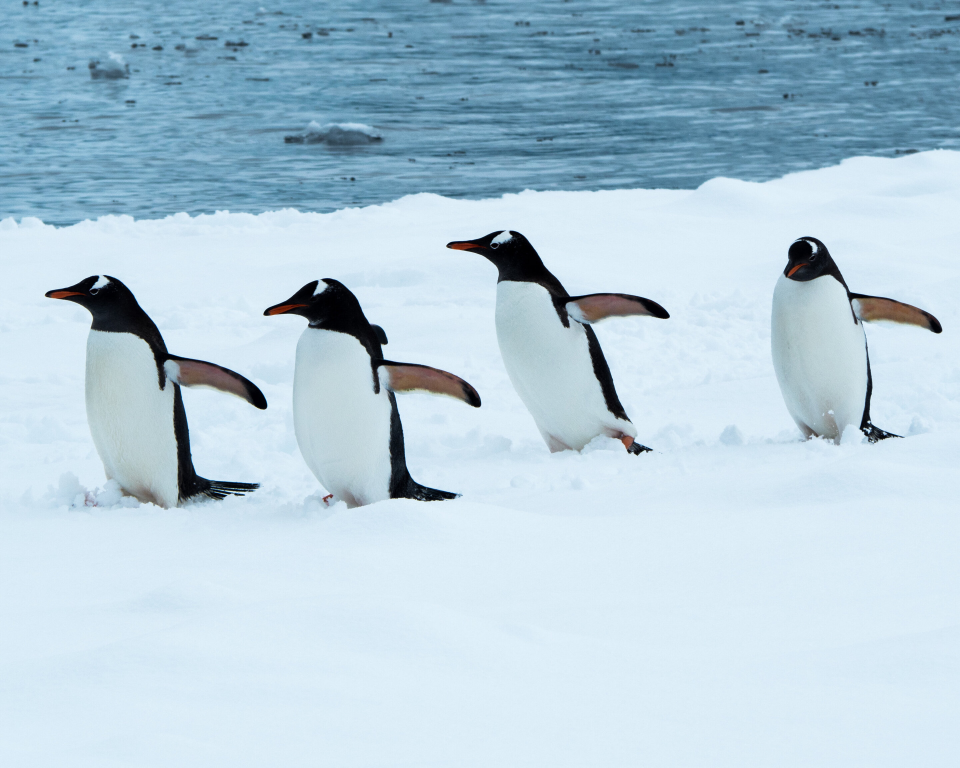
#> input picture lab1-3/penquin.jpg, 2880 x 2303 px (shown at 1/3 size)
$ python opencv_edge_detection.py
#> lines starting #> are read from the running program, lines starting #| are printed output that depends on the picture; after the words box and inside, x2 and y2 are one past the last pixel; in counts of white or black regions, pixels touching at a corner belong together
#!/usr/bin/python
# coding:utf-8

import cv2
import numpy as np
# import matplotlib.pyplot as plt

image = cv2.imread("penquin.jpg")
#> image is the input picture: shape (2303, 2880, 3); mean B, G, R 218.1, 203.7, 179.2
newimg = cv2.resize(image, (1200, 800))
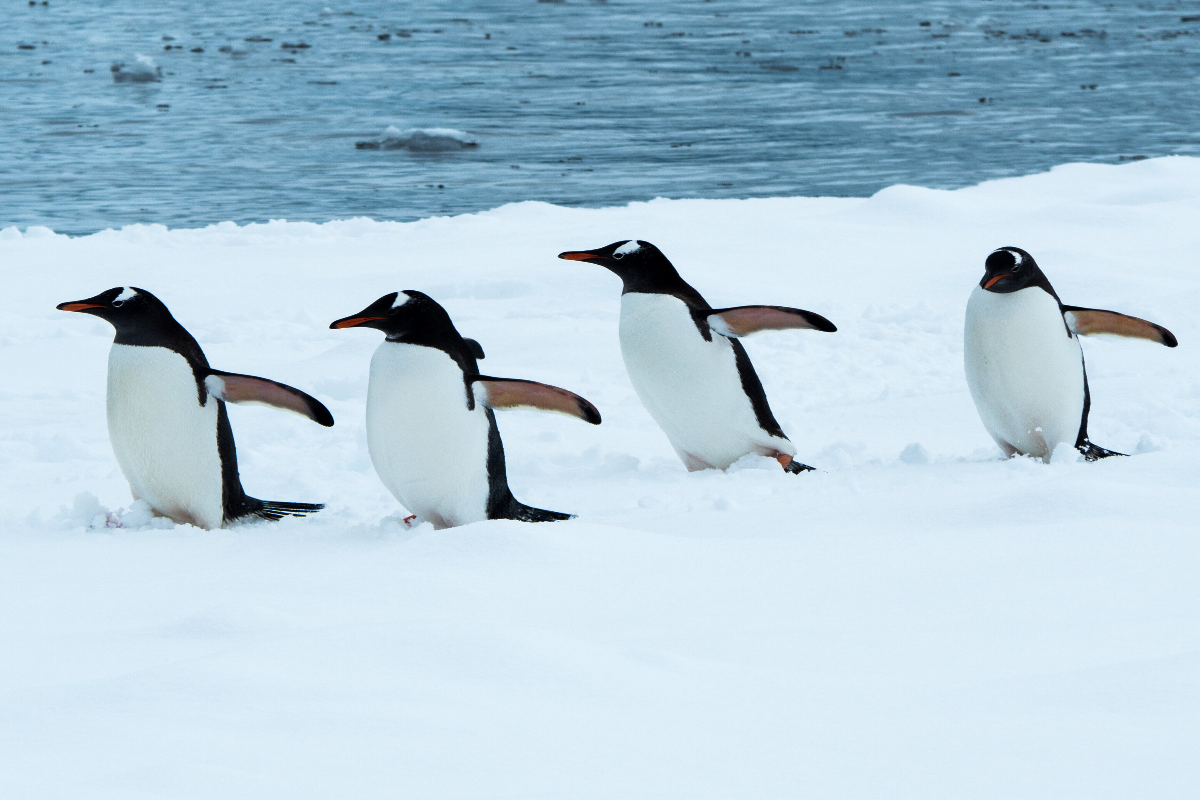
#> newimg: shape (800, 1200, 3); mean B, G, R 218, 203.6, 179.1

#calculate the edges using Canny edge algorithm
edges = cv2.Canny(image, 100, 200)
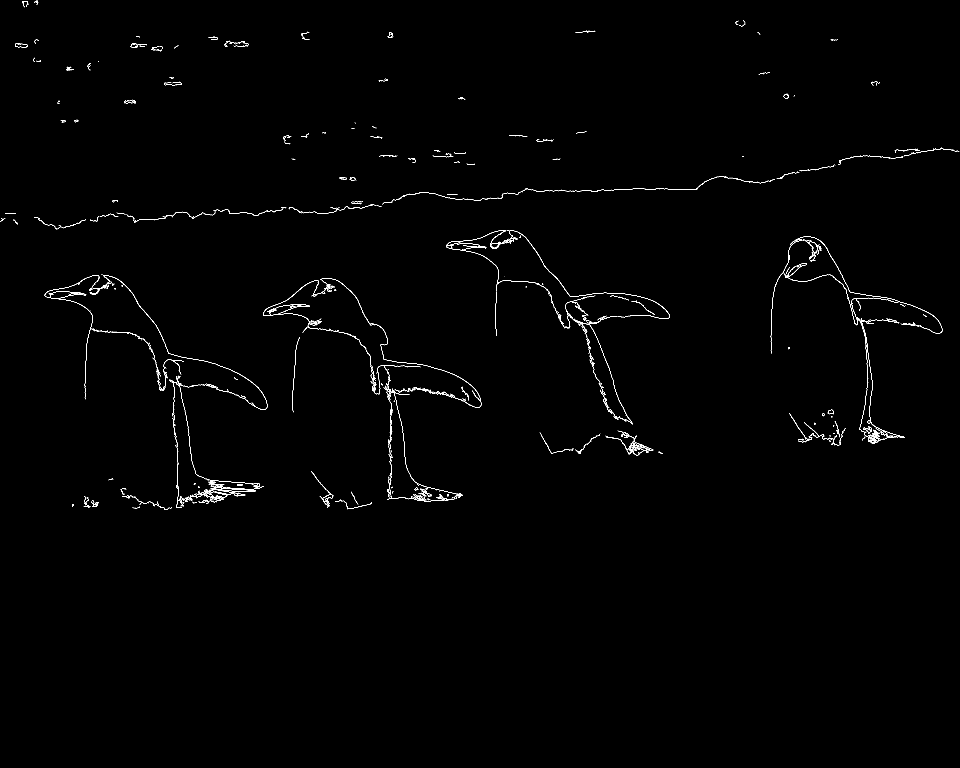
#> edges: shape (2303, 2880) (shown at 1/3 size); 0.48% white in thin lines or dots, all inside (x1, y1, x2, y2) = (0, 1, 2878, 1530)
cv2.imwrite("penquin_canny.jpg", edges)
newimg_1 = cv2.imread("penquin_canny.jpg")
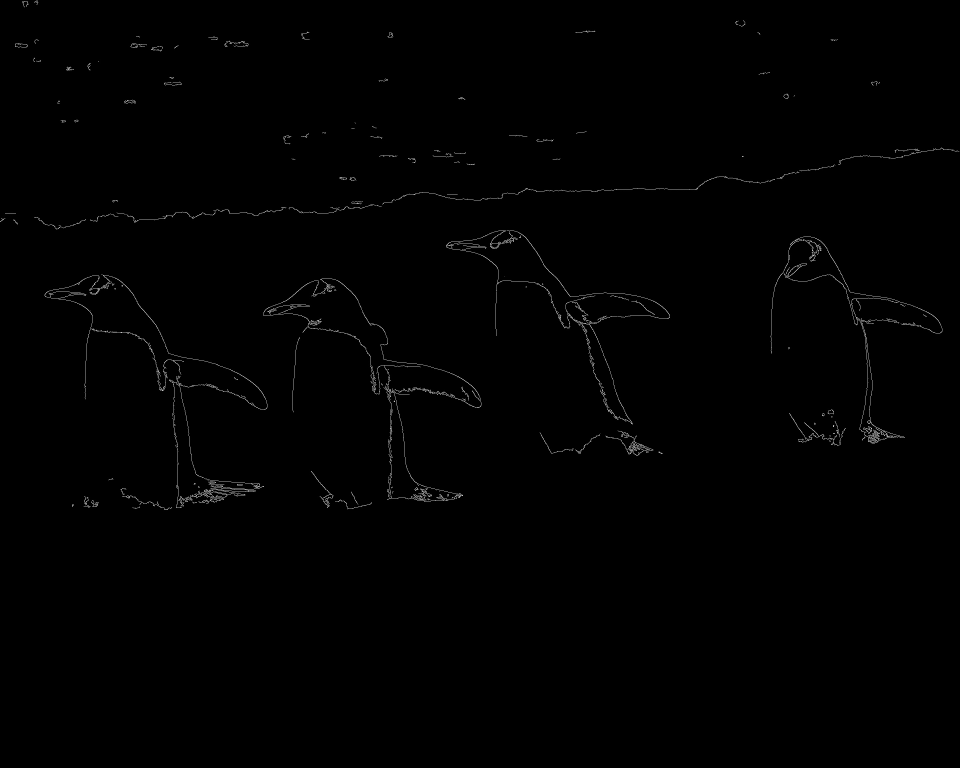
#> newimg_1: shape (2303, 2880, 3) (shown at 1/3 size); min 0, max 255, mean 1.2
newimg_resized = cv2.resize(newimg_1, (1200, 800))
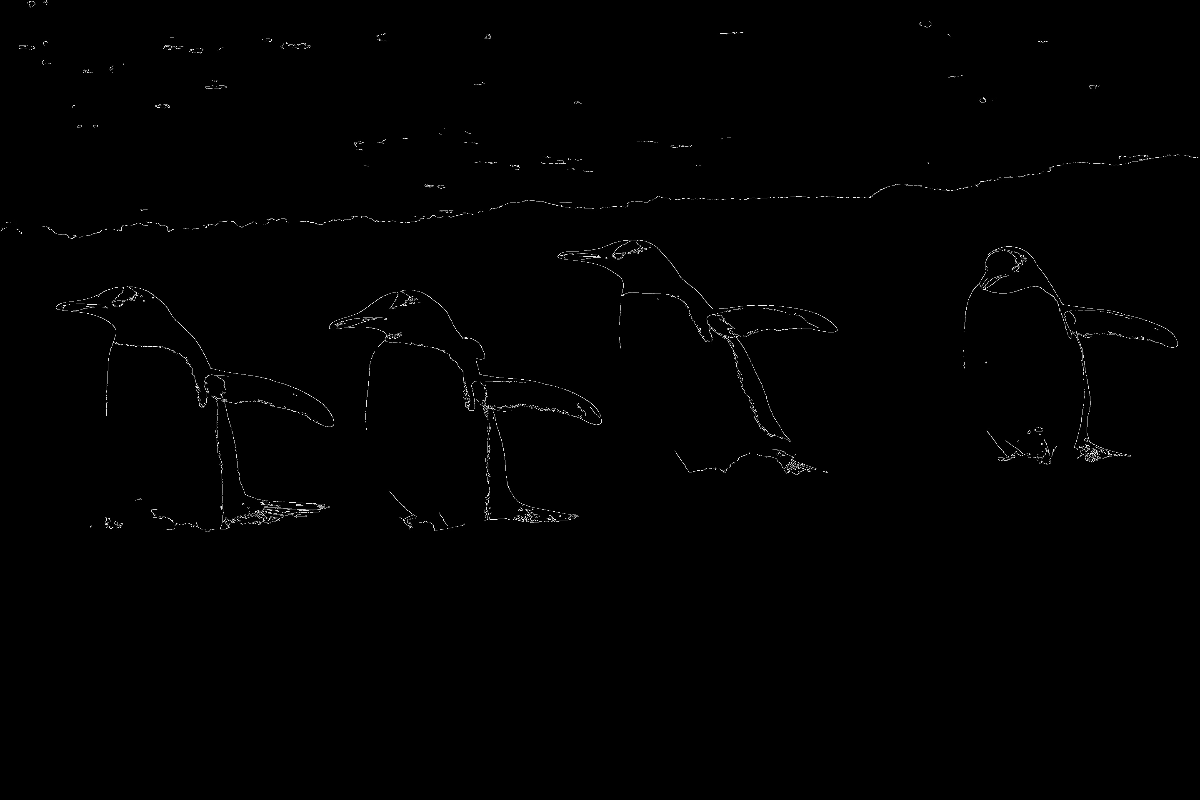
#> newimg_resized: shape (800, 1200, 3); min 0, max 255, mean 1.2
imghstack = np.hstack((newimg, newimg_resized))
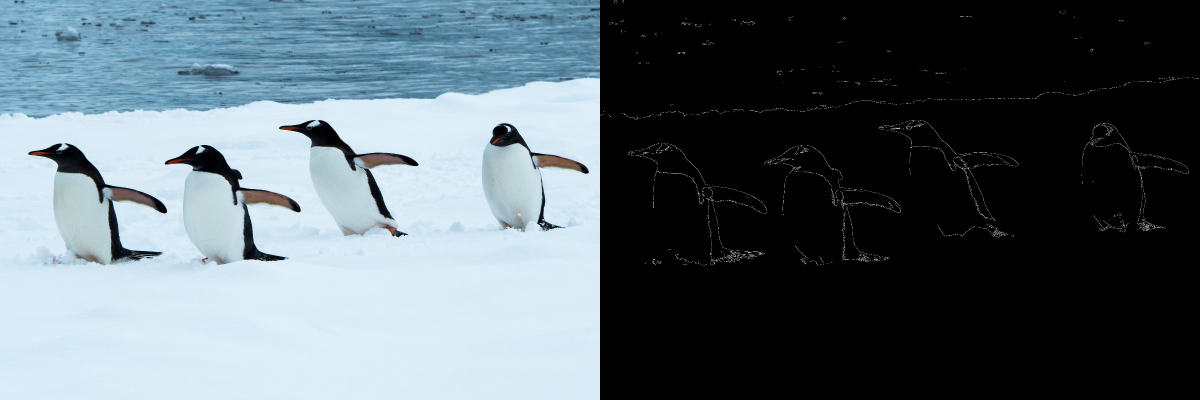
#> imghstack: shape (800, 2400, 3) (shown at 1/2 size); mean B, G, R 109.6, 102.4, 90.2
cv2.namedWindow("imghstack")
cv2.imshow("imghstack",imghstack)

if(cv2.waitKey(0)==27):
#> (key Esc is pressed here)
    cv2.destroyAllWindows()
